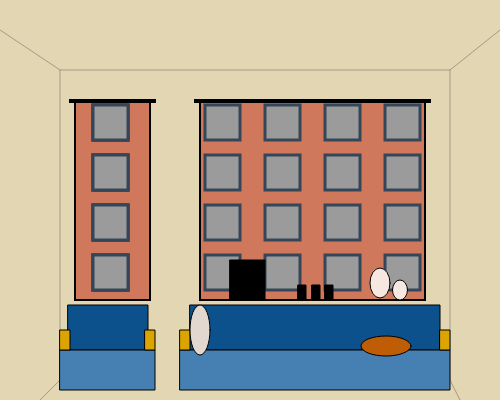
Frame 1 (no input)
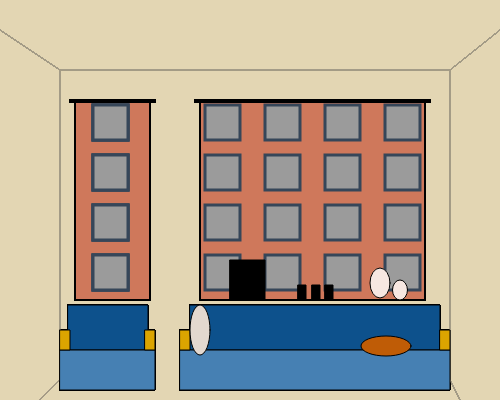
Frame 60 (no input)
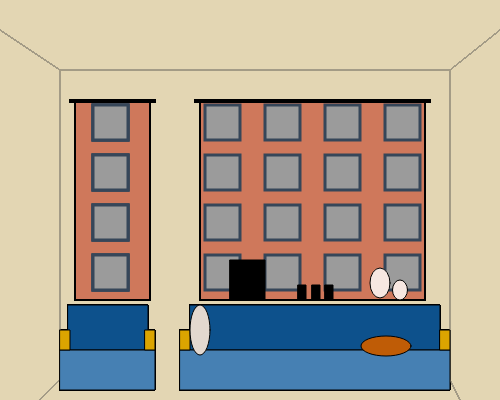
Frame 120 (the mouse pressed at the canvas centre since frame 60)

The p5.js sketch that drew these frames (run headless with seeded random() and noise() and a simulated clock; from frame 60 on, the mouse is pressed at the canvas centre):

// p5.js sketch
// ── sketch.js
function setup() {
  createCanvas(500, 400);
  background(227, 214, 179);

}

function draw() {
  drawWindowPanes();
  drawSmallWindows(4, 4);
  drawWalls();
  drawBigCouch();
  drawSmallCouch();


  //decor
  fill(247, 231, 225)
  ellipse(380, 283, 20, 30)
  ellipse(400, 290, 15, 20)
  fill(0)
  rect(325, 285, 8, 15)
  rect(312, 285, 8, 15)
  rect(298, 285, 8, 15)
  rect(230, 260, 35, 40)


  fill(191, 92, 6)
  ellipse(386, 346, 50, 20)
  fill(227, 216, 207)
  ellipse(200, 330, 20, 50)
}

function drawWindowPanes() {
  stroke(0);
  strokeWeight(2)
  fill(207, 120, 91)
  rect(75, 100, 75, 200);
  rect(200, 100, 225, 200)
  fill(0)
  rect(70, 100, 85, 2)
  rect(195, 100, 235, 2)
}

function drawSmallWindows(rows, cols) {
  for (let i = 0; i < rows; i++) {
    for (let j = 0; j < cols; j++) {
      fill(155);
      stroke(54, 70, 89);
      strokeWeight(3)
      rect(93, 105 + j * 50, 35, 35)
      rect(205 + i * 60, 105 + j * 50, 35, 35)
    }
  }
}

function drawWalls() {
  stroke(163, 155, 134);
  strokeWeight(1);
  // line()
  let x = mouseX;
  let y = mouseY;
  //console.log(x, y); // used to figure out cordinants for lines
  line(60, 70, 0, 30)
  line(60, 70, 60, 380)
  line(60, 70, 450, 70)
  line(60, 380, 40, 400)
  line(450, 70, 500, 30)
  line(450, 70, 450, 380)
  line(450, 380, 460, 400)
}

function drawBigCouch() {
  stroke(0)
  fill(13, 81, 140); //couch dark
  rect(190, 305, 250, 45);
  fill(70, 128, 179); //couch light
  rect(180, 350, 270, 40)
  fill(219, 164, 0) //couch arms
  rect(180, 330, 10, 20)
  rect(440, 330, 10, 20)

}

function drawSmallCouch() {
  fill(13, 81, 140);
  rect(68, 305, 80, 45)
  fill(70, 128, 179);
  rect(60, 350, 95, 40)
  fill(219, 164, 0) //couch arms
  rect(60, 330, 10, 20)
  rect(145, 330, 10, 20)
}
